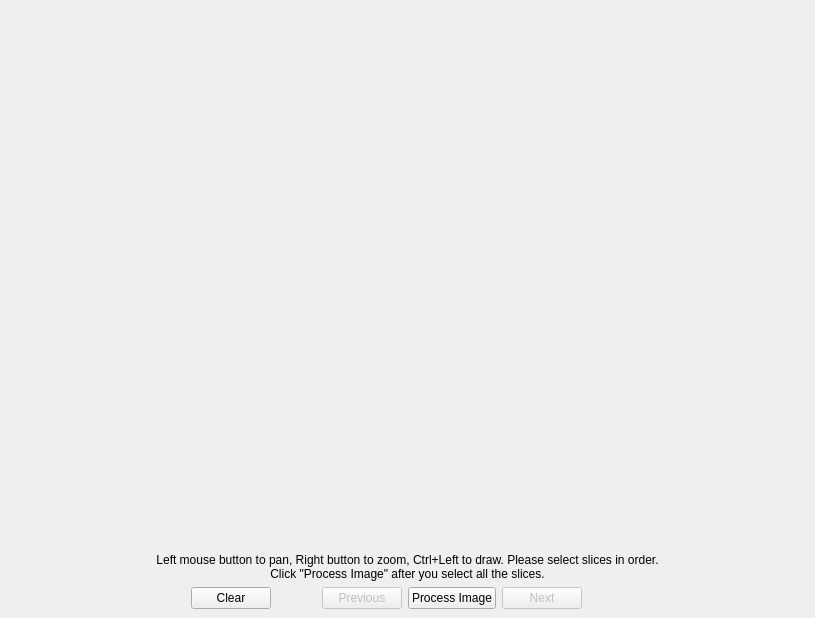
<?xml version="1.0" encoding="UTF-8"?>
<ui version="4.0">
 <class>MainWindow</class>
 <widget class="QMainWindow" name="MainWindow">
  <property name="geometry">
   <rect>
    <x>0</x>
    <y>0</y>
    <width>815</width>
    <height>618</height>
   </rect>
  </property>
  <property name="windowTitle">
   <string>MainWindow</string>
  </property>
  <widget class="QWidget" name="centralwidget">
   <layout class="QVBoxLayout" name="verticalLayout_2">
    <property name="spacing">
     <number>0</number>
    </property>
    <property name="leftMargin">
     <number>0</number>
    </property>
    <property name="topMargin">
     <number>0</number>
    </property>
    <property name="rightMargin">
     <number>0</number>
    </property>
    <property name="bottomMargin">
     <number>0</number>
    </property>
    <item>
     <widget class="WidgetImageView" name="widgetImageView" native="true">
      <property name="sizePolicy">
       <sizepolicy hsizetype="Preferred" vsizetype="Preferred">
        <horstretch>0</horstretch>
        <verstretch>1</verstretch>
       </sizepolicy>
      </property>
      <property name="minimumSize">
       <size>
        <width>200</width>
        <height>100</height>
       </size>
      </property>
     </widget>
    </item>
    <item>
     <widget class="QFrame" name="frame">
      <property name="frameShape">
       <enum>QFrame::NoFrame</enum>
      </property>
      <property name="frameShadow">
       <enum>QFrame::Raised</enum>
      </property>
      <layout class="QVBoxLayout" name="verticalLayout">
       <item>
        <layout class="QHBoxLayout" name="horizontalLayout">
         <item>
          <spacer name="horizontalSpacer">
           <property name="orientation">
            <enum>Qt::Horizontal</enum>
           </property>
           <property name="sizeHint" stdset="0">
            <size>
             <width>40</width>
             <height>20</height>
            </size>
           </property>
          </spacer>
         </item>
         <item>
          <widget class="QLabel" name="label_2">
           <property name="text">
            <string>Left mouse button to pan, Right button to zoom, Ctrl+Left to draw. Please select slices in order. 
Click &quot;Process Image&quot; after you select all the slices.</string>
           </property>
           <property name="alignment">
            <set>Qt::AlignCenter</set>
           </property>
          </widget>
         </item>
         <item>
          <spacer name="horizontalSpacer_2">
           <property name="orientation">
            <enum>Qt::Horizontal</enum>
           </property>
           <property name="sizeHint" stdset="0">
            <size>
             <width>40</width>
             <height>20</height>
            </size>
           </property>
          </spacer>
         </item>
        </layout>
       </item>
       <item>
        <layout class="QHBoxLayout" name="horizontalLayout_2">
         <item>
          <spacer name="horizontalSpacer_3">
           <property name="orientation">
            <enum>Qt::Horizontal</enum>
           </property>
           <property name="sizeHint" stdset="0">
            <size>
             <width>40</width>
             <height>20</height>
            </size>
           </property>
          </spacer>
         </item>
         <item>
          <widget class="QPushButton" name="pushButtonClear">
           <property name="text">
            <string>Clear</string>
           </property>
          </widget>
         </item>
         <item>
          <spacer name="horizontalSpacer_5">
           <property name="orientation">
            <enum>Qt::Horizontal</enum>
           </property>
           <property name="sizeType">
            <enum>QSizePolicy::Fixed</enum>
           </property>
           <property name="sizeHint" stdset="0">
            <size>
             <width>45</width>
             <height>10</height>
            </size>
           </property>
          </spacer>
         </item>
         <item>
          <widget class="QPushButton" name="pushButtonPrev">
           <property name="enabled">
            <bool>false</bool>
           </property>
           <property name="text">
            <string>Previous</string>
           </property>
          </widget>
         </item>
         <item>
          <widget class="QPushButton" name="pushButtonCreateMask">
           <property name="text">
            <string>Process Image</string>
           </property>
          </widget>
         </item>
         <item>
          <widget class="QPushButton" name="pushButtonNext">
           <property name="enabled">
            <bool>false</bool>
           </property>
           <property name="text">
            <string>Next</string>
           </property>
          </widget>
         </item>
         <item>
          <spacer name="horizontalSpacer_6">
           <property name="orientation">
            <enum>Qt::Horizontal</enum>
           </property>
           <property name="sizeType">
            <enum>QSizePolicy::Fixed</enum>
           </property>
           <property name="sizeHint" stdset="0">
            <size>
             <width>30</width>
             <height>10</height>
            </size>
           </property>
          </spacer>
         </item>
         <item>
          <widget class="QLabel" name="labelIndex">
           <property name="text">
            <string/>
           </property>
          </widget>
         </item>
         <item>
          <spacer name="horizontalSpacer_4">
           <property name="orientation">
            <enum>Qt::Horizontal</enum>
           </property>
           <property name="sizeHint" stdset="0">
            <size>
             <width>40</width>
             <height>20</height>
            </size>
           </property>
          </spacer>
         </item>
        </layout>
       </item>
      </layout>
     </widget>
    </item>
   </layout>
  </widget>
  <widget class="QMenuBar" name="menubar">
   <property name="geometry">
    <rect>
     <x>0</x>
     <y>0</y>
     <width>815</width>
     <height>20</height>
    </rect>
   </property>
  </widget>
 </widget>
 <customwidgets>
  <customwidget>
   <class>WidgetImageView</class>
   <extends>QWidget</extends>
   <header location="global">WidgetImageView.h</header>
   <container>1</container>
  </customwidget>
 </customwidgets>
 <resources/>
 <connections/>
</ui>
